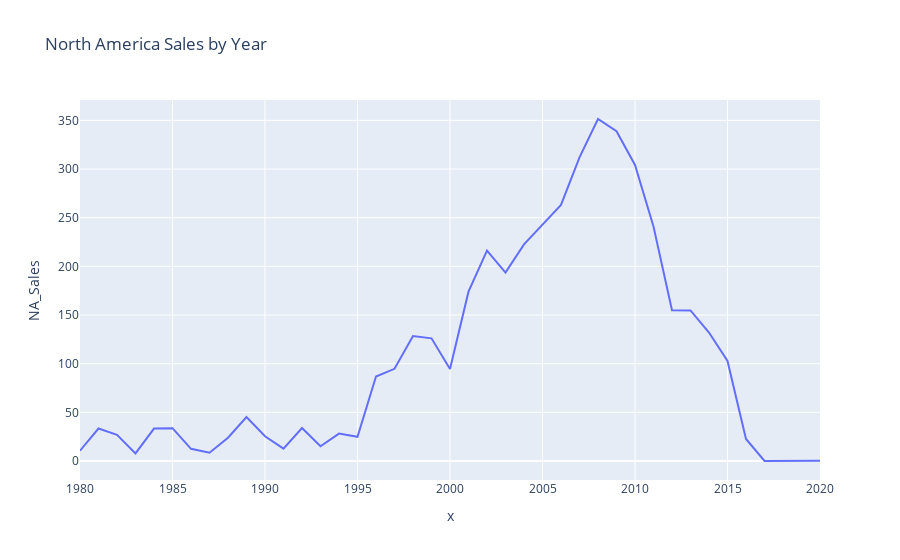

Notebook source saved alongside this figure:
### Code cell
#23 สร้าง Line Graph แสดงรายได้จาก North America จากปีแรกถึงปีสุดท้าย
df3 = df.groupby('Year').sum()['NA_Sales'].to_frame()
fig = px.line(df3, x=df3.index,y='NA_Sales',title='North America Sales by Year')
fig.show()

### Figure 1 — Plotly figure (JSON) as saved in the notebook; plotly's stock layout.template omitted (floating-point values rounded to 4 significant figures)
{"data": [{"hoverlabel": {"namelength": 0}, "hovertemplate": "x=%{x}<br>NA_Sales=%{y}", "legendgroup": "", "line": {"color": "#636efa", "dash": "solid"}, "mode": "lines", "name": "", "showlegend": false, "type": "scatter", "x": [1980, 1981, 1982, 1983, 1984, 1985, 1986, 1987, 1988, 1989, 1990, 1991, 1992, 1993, 1994, 1995, 1996, 1997, 1998, 1999, 2000, 2001, 2002, 2003, 2004, 2005, 2006, 2007, 2008, 2009, 2010, 2011, 2012, 2013, 2014, 2015, 2016, 2017, 2020], "xaxis": "x", "y": [10.59, 33.4, 26.92, 7.76, 33.28, 33.73, 12.5, 8.46, 23.87, 45.15, 25.46, 12.76, 33.87, 15.12, 28.15, 24.82, 86.76, 94.75, 128.4, 126.1, 94.49, 174.0, 216.2, 193.6, 222.6, 242.6, 263.1, 312.0, 351.4, 338.8, 304.2, 241.1, 155.0, 154.8, 132.0, 102.8, 22.66, 0, 0.27], "yaxis": "y"}], "layout": {"legend": {"tracegroupgap": 0}, "title": {"text": "North America Sales by Year"}, "xaxis": {"anchor": "y", "domain": [0, 1], "title": {"text": "x"}}, "yaxis": {"anchor": "x", "domain": [0, 1], "title": {"text": "NA_Sales"}}}}
